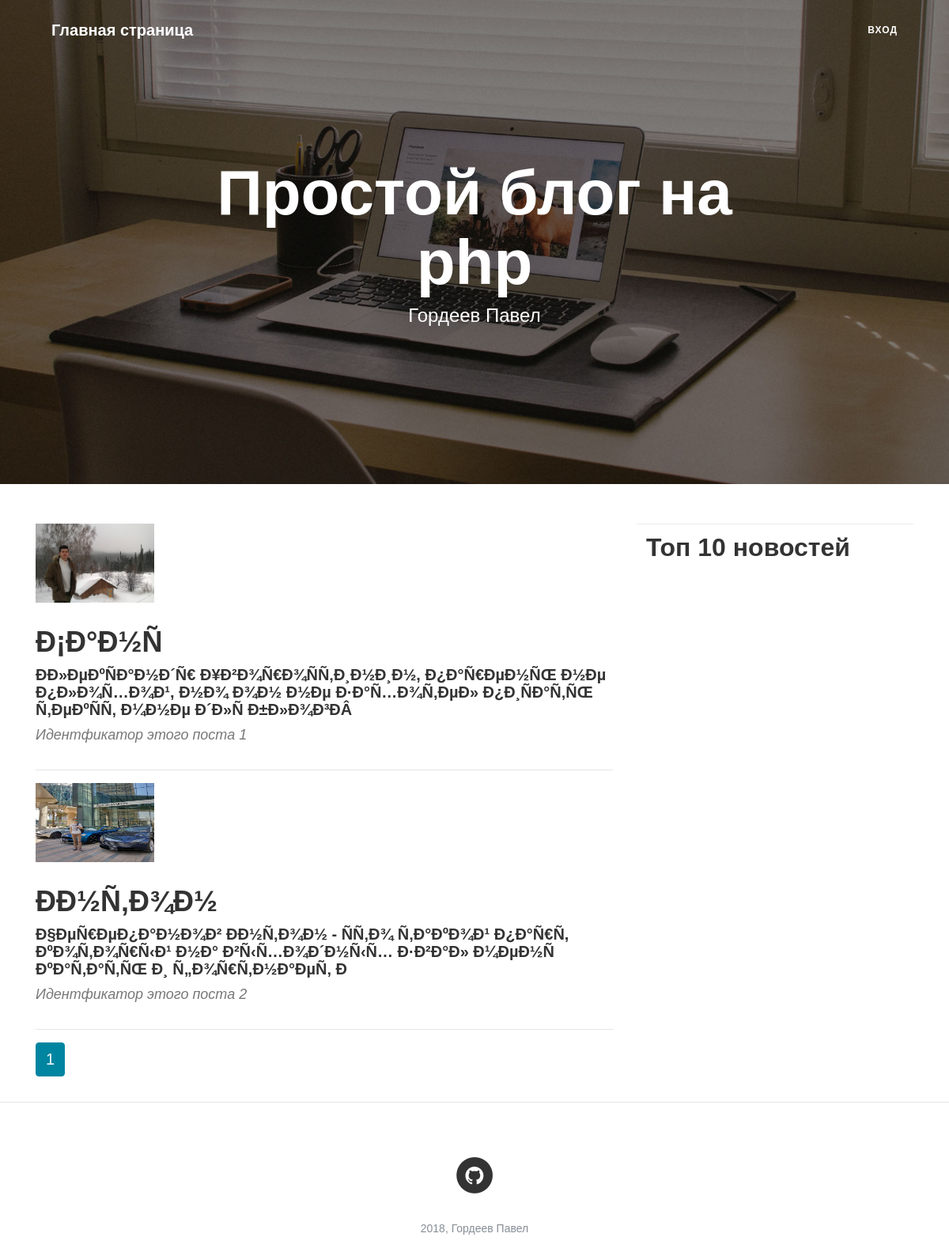
The app's page /, older data.
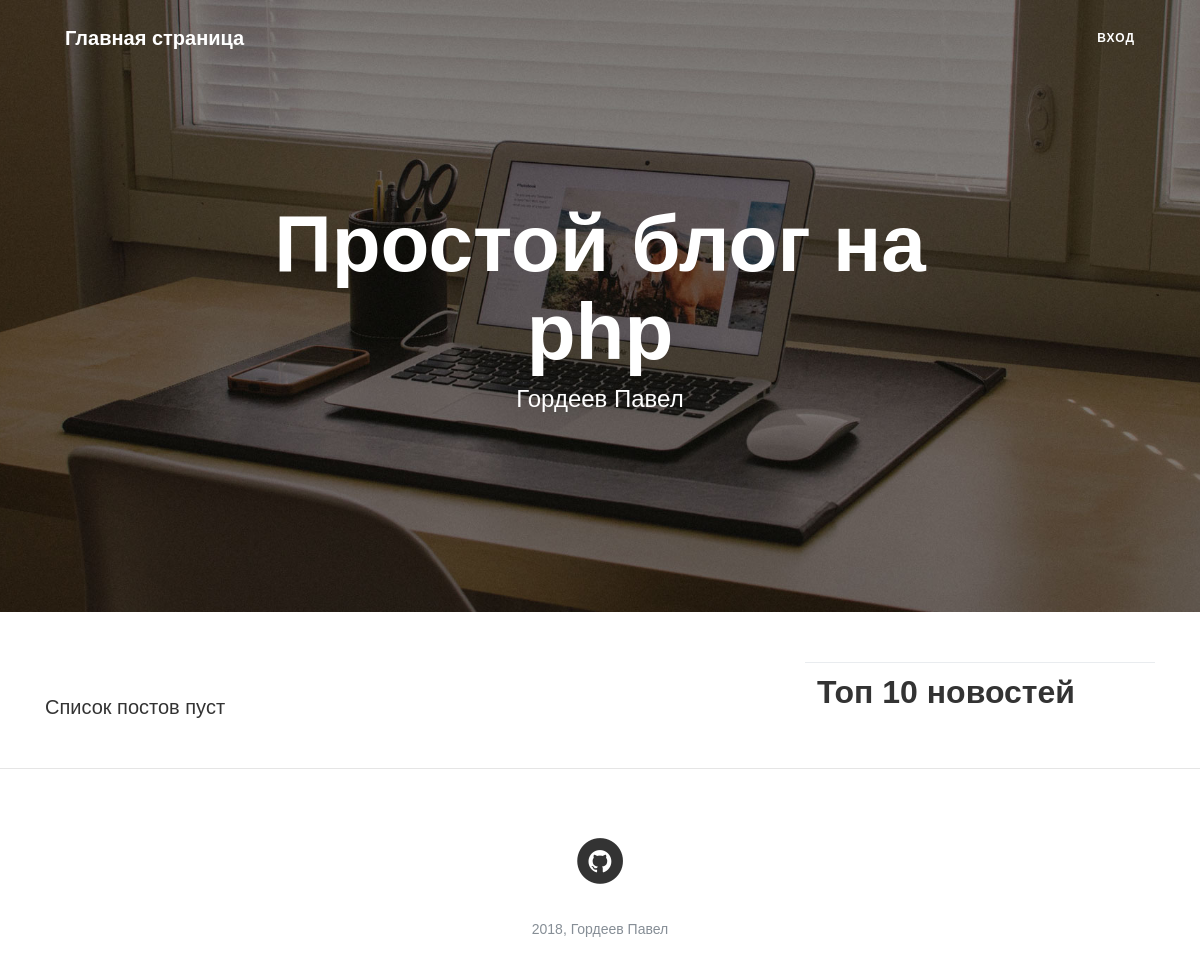
The same page, newer data.
### tables this page shows
CREATE TABLE `posts` (
  `id` int(11) NOT NULL,
  `name` text NOT NULL,
  `description` text NOT NULL,
  `text` text NOT NULL,
  `date` date NOT NULL,
  `views` int(11) NOT NULL
);

### application/controllers/MainController.php (called while the page is built, shortened)
<?php
class MainController extends Controller {
	public function indexAction() {
            $pagination = new Pagination($this->route, $this->model->postsCount(), 100);
            $vars = [
              'pagination' => $pagination->get(),
              'list' => $this->model->postsList($this->route),
            ];
		$this->view->render('Главная страница', $vars);
	}
}

### index.php (called while the page is built, shortened)
<?php
spl_autoload_register(function ($class) {
    $path = str_replace('\\', '/', $class.'.php');
});
$router = new Router;
$router->run();

### application/lib/Db.php (called while the page is built, shortened)
<?php
class Db {
    protected $db;
    public function __construct() {
        $config = require 'application/config/db.php';
        $this->db = new PDO('mysql:host='.$config['host'].';dbname='.$config['name'].';', $config['user'], $config['password']);
    }
    public function query($sql, $params = []){
        $stmt = $this->db->prepare($sql);
        if(!empty($params))
        {
            foreach ($params as $key => $val) {
                if(is_int($val)){
                    $type = PDO::PARAM_INT;
                } else {
                    $type = PDO::PARAM_STR;
                }
                $stmt->bindValue(':'.$key, $val, $type);
            }
        }
        $stmt->execute();
        return $stmt;
    }
    public function row($sql, $params = []) {
        $result = $this->query($sql, $params);
        return $result->fetchAll(PDO::FETCH_ASSOC);
    }
    public function column($sql, $params = []) {
        $result = $this->query($sql, $params);
        return $result->fetchColumn();
    }
}

### application/config/db.php (called while the page is built)
<?php
return [
    'host' => 'localhost',
    'name' => 'blog_db',
    'user' => 'root',
    'password' => '',
];

### application/models/Main.php (called while the page is built, shortened)
<?php
class Main extends Model {
    public function postsCount() {
        return $this->db->column('SELECT COUNT(id) FROM posts');
    }
    public function postsList($route) {
        $max = 100;
        $params = [
          'max' => $max,
          'start' => (($route['page'] ?? 1) - 1) * $max,
        ];
        return $this->db->row('SELECT * FROM posts ORDER BY views DESC LIMIT :start, :max', $params);
    }
}

### application/core/Controller.php (called while the page is built, shortened)
<?php
abstract class Controller {
    public function __construct($route) {
        $this->route = $route;
        $this->model = $this->loadModel($route['controller']);
    }
    public function loadModel($name) {
        $path = 'application\models\\'.ucfirst($name);
        if(class_exists($path)){
            return new $path;
        }
    }
}

### application/core/Model.php (called while the page is built, shortened)
<?php
abstract class Model {
    public function __construct() {
        $this->db = new Db;
    }
}

### application/views/main/index.php (the view, shortened to what the changed rows need)
<header class="masthead" style="background-image: url('/new_php_blog/public/images/home-bg.jpg')">
    <div class="container">
        <div class="row">
            <div class="col-lg-8 col-md-10 mx-auto">
                <div class="site-heading">
                    <h1>Простой блог на php</h1>
                </div>
            </div>
        </div>
    </div>
</header>
<div class="container">
    <div class="row">
        <div class="col-lg-8 col-md-10 mx-auto">
            <?php if (empty($list)): ?>
                <p>Список постов пуст</p>
            <?php else: ?>
                <?php foreach ($list as $val): ?>
                    <div class="post-preview">
                        <img src='/new_php_blog/public/materials/<?php echo $val['id']; ?>.jpg' width="150" height="100" onerror="this.style.display='none'" alt="Фоточка">
                        <a href="/new_php_blog/post/<?php echo $val['id']; ?>">
                            <h2 class="post-title"><?php echo htmlspecialchars($val['name'], ENT_QUOTES); ?></h2>
                        </a>
                            <h5 class="post-subtitle"><?php echo substr($val['text'], 0, 300); ?></h5>
                        <p class="post-meta">Идентфикатор этого поста <?php echo $val['id']; ?></p>
                    </div>
                    <hr>
                <?php endforeach; ?>
                <div class="clearfix">
                <?php echo $pagination; ?>
                </div>
            <?php endif; ?>
        </div>
        <div class="col-lg-4 col-md-10 mx-auto">
            <table class="table">
                <th>
                    <h2>Топ 10 новостей</h2>
                </th>
            </table>
        </div>
    </div>
</div>

### application/lib/Pagination.php (shortened to what the changed rows need)
<?php
class Pagination {
    private $max = 10;
    private $route;
    private $current_page;
    private $total;
    private $limit;
    public function __construct($route, $total, $limit = 100) {
        $this->route = $route;
        $this->total = $total;
        $this->limit = $limit;
        $this->amount = $this->amount();
    }
    public function get() {
        $links = null;
        $limits = $this->limits();
        $html = '<nav><ul class="pagination">';
        for ($page = $limits[0]; $page <= $limits[1]; $page++) {
            if ($page == $this->current_page) {
                $links .= '<li class="page-item active"><span class="page-link">'.$page.'</span></li>';
            } else {
                $links .= $this->generateHtml($page);
            }
        }
        $html .= $links.' </ul></nav>';
        return $html;
    }
    private function limits() {
        $left = $this->current_page - round($this->max / 2);
        $start = $left > 0 ? $left : 1;
        if ($start + $this->max <= $this->amount) {
            $end = $start > 1 ? $start + $this->max : $this->max;
        }
        else {
            $end = $this->amount;
            $start = $this->amount - $this->max > 0 ? $this->amount - $this->max : 1;
        }
        return array($start, $end);
    }
    private function setCurrentPage() {
        if (isset($this->route['page'])) {
            $currentPage = $this->route['page'];
        } else {
            $currentPage = 1;
        }
        $this->current_page = $currentPage;
        if ($this->current_page > 0) {
            if ($this->current_page > $this->amount) {
                $this->current_page = $this->amount;
            }
        } else {
            $this->current_page = 1;
        }
    }
    private function amount() {
        return ceil($this->total / $this->limit);
    }
}

Row changes from the older to the newer data that the page shows:
removed posts: shows a picture, name "Ð¡Ð°Ð½Ñ", text "ÐÐ»ÐµÐºÑÐ°Ð½Ð´Ñ€ Ð¥Ð²Ð¾Ñ€Ð¾ÑÑ‚Ð¸Ð½Ð¸Ð½, Ð¿Ð°Ñ€ÐµÐ½ÑŒ Ð½Ðµ Ð¿Ð»Ð¾Ñ…Ð¾Ð¹, Ð½Ð¾ Ð¾Ð½ Ð½Ðµ Ð·Ð°Ñ…Ð¾Ñ‚ÐµÐ» Ð¿Ð¸ÑÐ°Ñ‚ÑŒ Ñ‚ÐµÐºÑÑ‚ Ð¼Ð½Ðµ Ð´Ð»Ñ Ð±Ð»Ð¾Ð³ÐÂ", id "1"
removed posts: shows a picture, name "ÐÐ½Ñ‚Ð¾Ð½", text "Ð§ÐµÑ€ÐµÐ¿Ð°Ð½Ð¾Ð² ÐÐ½Ñ‚Ð¾Ð½ - ÑÑ‚Ð¾ Ñ‚Ð°ÐºÐ¾Ð¹ Ð¿Ð°Ñ€Ñ, ÐºÐ¾Ñ‚Ð¾Ñ€Ñ‹Ð¹ Ð½Ð° Ð²Ñ‹Ñ…Ð¾Ð´Ð½Ñ‹Ñ… Ð·Ð²Ð°Ð» Ð¼ÐµÐ½Ñ ÐºÐ°Ñ‚Ð°Ñ‚ÑŒ Ð¸ Ñ„Ð¾Ñ€Ñ‚Ð½Ð°ÐµÑ‚ Ð", id "2"
Text that changed along with them:
text now shown: "Список постов пуст"
list line gone: "1"
